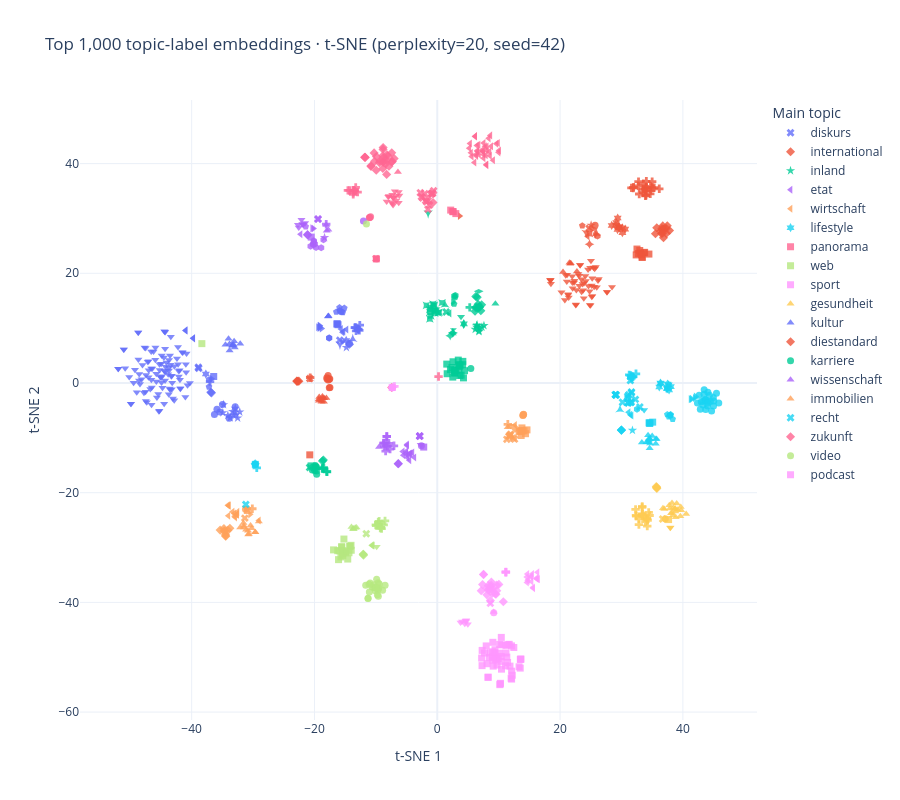

Notebook source saved alongside this figure:
### Code cell
fig = px.scatter(
    projection_df,
    x="TSNE_1", y="TSNE_2", color="Topic_1", symbol="Topic_2",
    category_orders={"Topic_1": main_topics},
    custom_data=["Topic_1", "Topic_2"],
    render_mode="svg",
    hover_name="Topic_path",
    hover_data={"Topic_depth": ":,", "Topic_1": False, "Topic_2": False, "TSNE_1": False, "TSNE_2": False},
    title=f"Top 1,000 topic-label embeddings · t-SNE (perplexity={PERPLEXITY}, seed={RANDOM_STATE})",
    labels={"Topic_1": "Main topic", "Topic_depth": "Topic depth", "Topic_2": "Subtopic", "TSNE_1": "t-SNE 1", "TSNE_2": "t-SNE 2"},
    template="plotly_white",
    height=800,
)
# Each trace contains one (Topic_1, Topic_2) pair.
# Show one legend entry per main topic; clicking it toggles all its subtopics.
seen_topic1 = set()
for trace in fig.data:
    topic1, topic2 = trace.customdata[0][:2]
    trace.marker.symbol = topic2_symbols[topic1][topic2]
    trace.name = topic1
    trace.legendgroup = topic1
    trace.showlegend = topic1 not in seen_topic1
    seen_topic1.add(topic1)
fig.update_traces(marker=dict(size=7, opacity=0.8))
fig.update_layout(legend_title_text="Main topic", legend_groupclick="togglegroup")
PLOT_DIR.mkdir(parents=True, exist_ok=True)
fig.write_html(PLOT_DIR / "topic_path_embeddings_tsne_shapes.html", include_plotlyjs=True)
fig.show()
